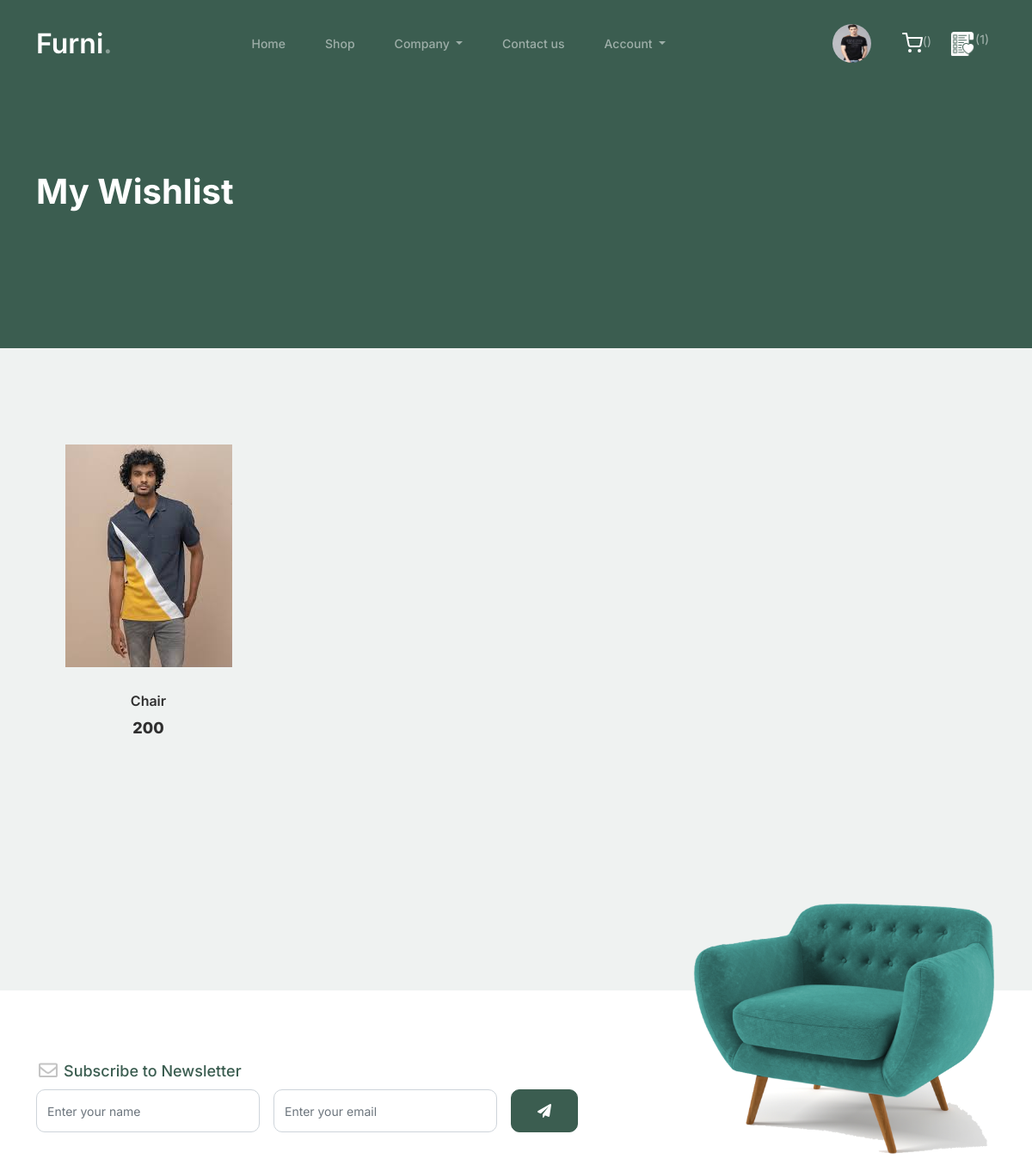
/wishlist (signed in, upper part), run on an earlier commit of the app's database.
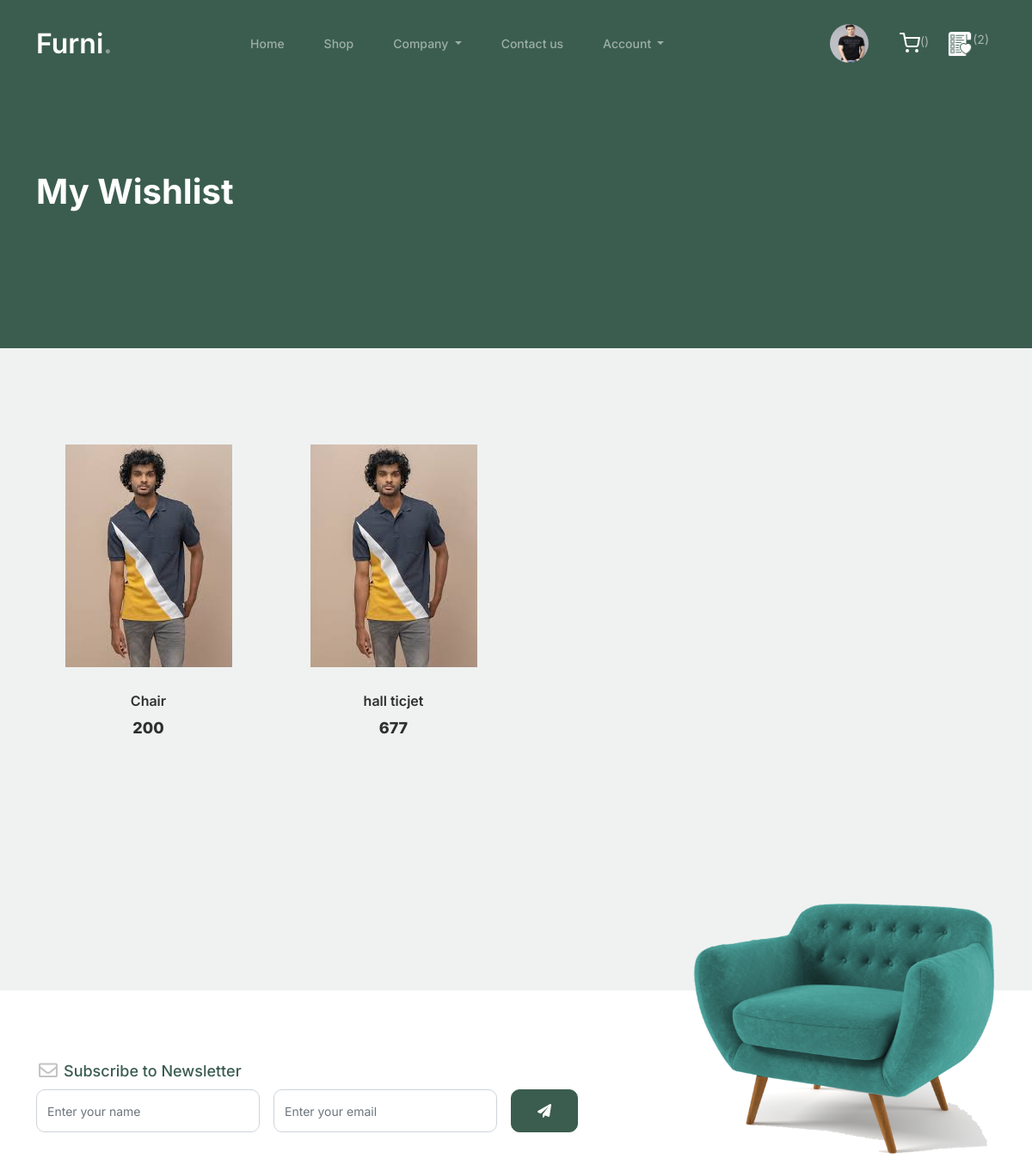
And on a later commit of the database.
### myapp/models.py (models this page shows, shortened)
class Wishlist(models.Model):
    user=models.ForeignKey(User,on_delete=models.CASCADE)
    product=models.ForeignKey(Product,on_delete=models.CASCADE)
    time=models.DateTimeField(default=timezone.now)

class Product(models.Model):
    category=(
        ("Chair","Chair"),
        ("Sofa","Sofa"),
        ("Bed","Bed"),
        ("Table","Table"),
    )
    seller=models.ForeignKey(User,on_delete=models.CASCADE)
    product_category=models.CharField(max_length=100,choices=category)
    product_name=models.CharField(max_length=100)
    product_price=models.PositiveIntegerField()
    product_desc=models.TextField()
    product_image=models.ImageField(upload_to="product_images/")

### myapp/views.py (the view)
# urls.py: path('wishlist',views.wishlist,name='wishlist'),
def wishlist(request):
    user=User.objects.get(email=request.session['email'])
    wishlists=Wishlist.objects.filter(user=user)
    request.session['wishlist_count']=len(wishlists)
    return render(request,'wishlist.html',{'wishlists':wishlists})

### myapp/templates/wishlist.html (shortened to what this page needs)
{% extends 'header.html' %}
{% load static %}
{% block content %}
<!doctype html>
<html lang="en">
<head>
</head>
	<body>
			<div class="hero">
				<div class="container">
					<div class="row justify-content-between">
						<div class="col-lg-5">
							<div class="intro-excerpt">
								<h1>My Wishlist</h1>
							</div>
						</div>
						<div class="col-lg-7">
						</div>
					</div>
				</div>
			</div>
		<div class="untree_co-section product-section before-footer-section">
		    <div class="container">
		      	<div class="row">
                    {% if wishlists %}
        {% for i in wishlists %}
					<div class="col-12 col-md-4 col-lg-3 mb-5">
						<a class="product-item" href="{% url "product-details" pk=i.pk %}">
							<img src="{{i.product.product_image.url}}" class="img-fluid product-thumbnail">
							<h3 class="product-title">{{i.product.product_name}}</h3>
							<strong class="product-price">{{i.product.product_price}}</strong>
						</a>
					</div>
                      {% endfor %}
        {% else %}
        <h1 style="margin:0 auto;">No Products In Wishlist</h1>
        {% endif %}
		      	</div>
		    </div>
		</div>
	</body>
</html>
{% endblock %}

What changed in the data, as far as the page shows it:
added Wishlist: product.product_image (picture), product.product_name "hall ticjet", product.product_price "677"
Also different on the page:
{{ request.session.wishlist_count }}: "1" → "2"
